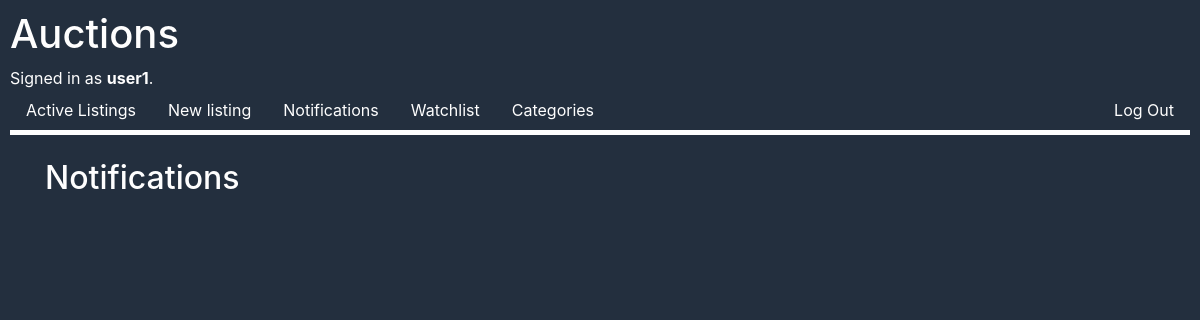
Before: /notifications/show (signed in) with the older database file.
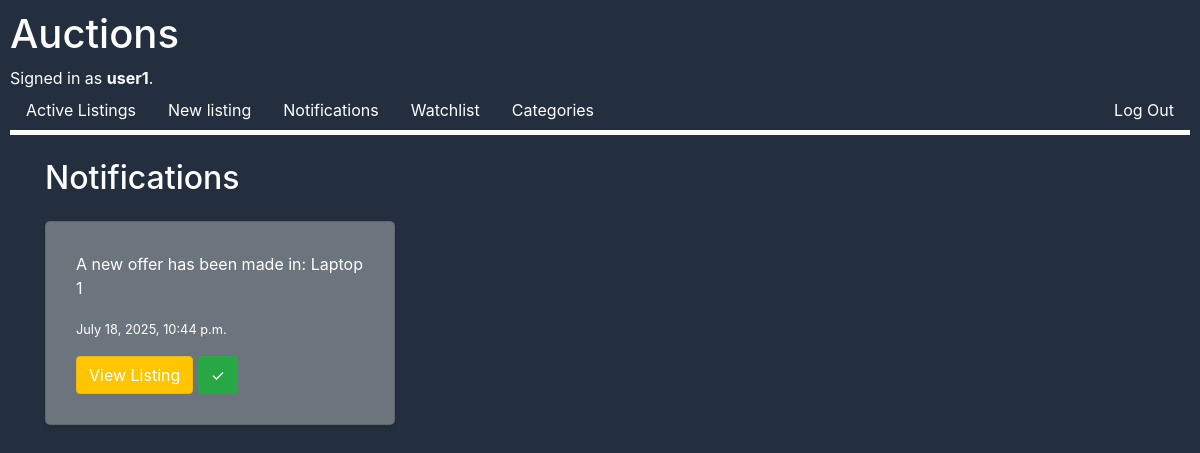
After: the same page with the newer database file.
### auctions/models.py (models this page shows, shortened)
class User(AbstractUser):
    """Extends the default Django AbstractUser model."""

class Notification(models.Model):
    user = models.ForeignKey(
        User, on_delete=models.CASCADE, related_name="notifications"
    )
    message = models.TextField()
    timestamp = models.DateTimeField(auto_now_add=True)
    read = models.BooleanField(default=False)
    listing = models.ForeignKey(
        Listing, on_delete=models.CASCADE, null=True, blank=True
    )

### auctions/views.py (the view)
# urls.py: path("notifications/show", views.notifications_show, name="notifications_show"),
@login_required
def notifications_show(request):
    notifications_for_this_user = Notification.objects.filter(user=request.user)
    return render(
        request,
        "auctions/notifications.html",
        {"notifications": notifications_for_this_user},
    )

### auctions/templates/auctions/notifications.html (shortened to what this page needs)
{% extends "auctions/layout.html" %}
{% block body %}
<div class="container my-4">
    <h2 class="mb-4">Notifications</h2>
    <div class="row">
        {% for notification in user.notifications.all %}
            <div class="col-md-4">
                <div class="card mb-4 shadow-sm {% if not notification.read %}text-white bg-secondary{% endif %}">
                    <div class="card-body">
                        <p class="card-text">{{ notification.message }}</p>
                        <p class="card-text"><small class="custom-text-muted">{{ notification.timestamp }}</small></p>
                        {% if notification.listing %}
                            {% if notification.listing.active %}
                                <a href="{% url 'view_listing' listing_id=notification.listing.id %}" class="btn btn-primary">View Listing</a>
                            {% else %}
                                <a href="{% url 'view_listing' listing_id=notification.listing.id override='force_view' %}" class="btn btn-primary">View Listing</a>
                            {% endif %}
                                {% if not notification.read %}
                                    <a href="{% url 'mark_read' notification_id=notification.id %}" class="btn btn-success">✓</a>
                                {% endif %}
                        {% endif %}
                    </div>
                </div>
            </div>
        {% endfor %}
    </div>
</div>
{% endblock %}

### auctions/templates/auctions/layout.html (shortened to what this page needs)
{% load static %}
<!DOCTYPE html>
<html lang="en">
    <head>
        <link rel="stylesheet" href="https://stackpath.bootstrapcdn.com/bootstrap/4.4.1/css/bootstrap.min.css">
        <link href="{% static 'auctions/styles.css' %}" rel="stylesheet">
    </head>
    <body>
        <h1>Auctions</h1>
        <div>
            {% if user.is_authenticated %}
                Signed in as <strong>{{ user.username }}</strong>.
            {% else %}
                Not signed in.
            {% endif %}
        </div>
        <ul class="nav d-flex justify-content-between">
            <div class="d-flex">
                <li class="nav-item">
                    <a class="nav-link" href="{% url 'index' %}">Active Listings</a>
                </li>
                {% if user.is_authenticated %}
                    <li class="nav-item">
                        <a class="nav-link" href="{% url 'add_listing' %}">New listing</a>
                    </li>
                    <li class="nav-item">
                        <a class="nav-link" href="{% url 'notifications_show' %}">Notifications</a>
                    </li>
                    <li class="nav-item">
                        <a class="nav-link" href="{% url 'display_watchlist' %}">Watchlist</a>
                    </li>
                    <li class="nav-item">
                        <a class="nav-link" href="{% url 'display_category' %}">Categories</a>
                    </li>
                {% endif %}
            </div>
            <div class="d-flex ml-auto">
                {% if user.is_authenticated %}
                    <li class="nav-item">
                        <a class="nav-link" href="{% url 'logout' %}">Log Out</a>
                    </li>
                {% endif %}
            </div>
        </ul>
        <hr class="custom-hr">
        {% block body %}
        {% endblock %}
    </body>
</html>

### auctions/static/auctions/styles.css (style rules this page uses)
body { padding: 10px; background-color: rgb(35, 47, 62); color: #fefefe; }
a { color: #fefefe; }
.card { background-color: #4682B4; border-radius: 5px; padding: 10px; margin-bottom: 10px; }
.custom-text-muted { color: #fefefe; }
.btn-primary { background-color: #ffc600; border-color: #efb810; transition: background-color 0.5s ease-in-out, border-color 0.5s ease-in-out; }
li { color: #000000; }
.custom-hr { color: #fefefe; height: 5px; background-color: #fefefe; border: none; margin: 0; padding: 0; width: 100%; box-sizing: border-box; }

Changed rows visible on the page:
added Notification: message "A new offer has been made in: Laptop 1", timestamp "July 18, 2025, 10:44 p.m.", shows "View Listing"
